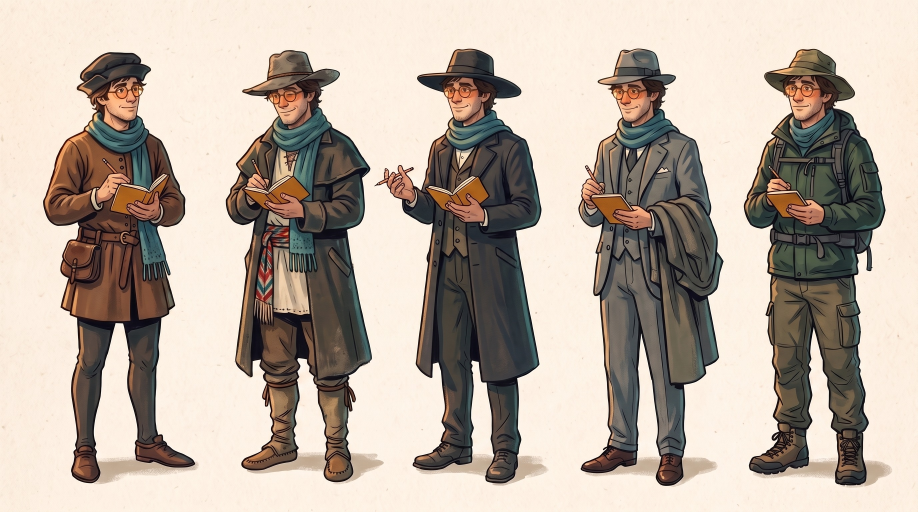
#> input picture channels/storybook-medical/refs/matt-eras.jpg, 2752 x 1536 px, given in place of rod-0.png, which was not available (shown at 1/3 size)
$ python looks_hc002s1.py ../../../refs/matt-eras.jpg
#> lines starting #> are read from the running program, lines starting #| are printed output that depends on the picture; after the words box and inside, x2 and y2 are one past the last pixel; in counts of white or black regions, pixels touching at a corner belong together
"""HC002-S1 shot 1 looks (user 2026-11-18): free, local, from the paid cut-outs (cutouts_hc002s1.py).
  iron-lit/   the bar with a SUNLIT top edge (light from the pale sky above) in two states: "rod" and "glint" (a star on
              the edge). Switching states on the bar's own keys makes the glint ride the bar exactly.
  gage-s1-sil/, hat-sil/   a TRUE silhouette against the bright smoke, with a warm rim light on the top and sides. The
              white shirt stays a shade lighter than the trousers, so his look (shirt, braces, hat) still reads.
  gage-s1-black/   (story-craft Rule 0b, user 2026-11-19) PURE black inside the warm rim: no face, no shirt shade, so the bar
              can burst out of the top of his head with nothing to see but a black shape, a flash and the bar.
  iron-thick/  the same lit bar 1.55x thicker (user 2026-11-19, scale): for the close-ups, shots 3 and 5.
    python channels/storybook-medical/editorial/episodes/HC002-phineas-gage/looks_hc002s1.py [--black-only | --iron-thick]
"""
import json
import shutil
from pathlib import Path

import numpy as np
from PIL import Image, ImageDraw, ImageFilter

S = Path(__file__).resolve().parents[5] / "projects/hc002-s1/assets/images/sprites"


def shifted(a: np.ndarray, dy: int, dx: int = 0) -> np.ndarray:
    """a moved by (dy, dx), zeros where it comes in from outside."""
    out = np.zeros_like(a)
    h, w = a.shape
    ys, yd = (slice(0, h - dy), slice(dy, h)) if dy >= 0 else (slice(-dy, h), slice(0, h + dy))
    xs, xd = (slice(0, w - dx), slice(dx, w)) if dx >= 0 else (slice(-dx, w), slice(0, w + dx))
    out[yd, xd] = a[ys, xs]
    return out


def rim(alpha: np.ndarray, top: int, side: int) -> np.ndarray:
    """0..1 band just inside the edge that faces the light: the top edge (pixels whose neighbour `top` px above is
    transparent) at full strength, the left/right edges at half."""
    a = alpha / 255.0
    band = np.clip(a - shifted(a, top), 0, 1)
    sides = np.clip(a - shifted(a, 0, side), 0, 1) + np.clip(a - shifted(a, 0, -side), 0, 1)
    return np.clip(band + 0.5 * sides, 0, 1)


def copy_meta(src: Path, dst: Path, frames: dict, canvas=None):
    m = json.load(open(src / "sprites.json"))
    m["source"] = f"{m['source']} + looks_hc002s1.py"
    m["frames"] = frames
    if canvas:
        m["canvas"] = canvas
    json.dump(m, open(dst / "sprites.json", "w"), indent=1)


def silhouette(name: str, out: str, flat: bool = False):
    src, dst = S / name, S / out
    shutil.rmtree(dst, ignore_errors=True)
    dst.mkdir(parents=True)
    m = json.load(open(src / "sprites.json"))
    for files in m["frames"].values():
        for f in files:
            a = np.array(Image.open(src / f).convert("RGBA")).astype(np.float32)
            lum = (0.3 * a[..., 0] + 0.59 * a[..., 1] + 0.11 * a[..., 2]) / 255
            l2 = lum ** 2                                   # mid-tones (the face) go dark, the white shirt stays a shade up
            dark = np.stack([8 + 24 * l2, 9 + 26 * l2, 13 + 29 * l2], axis=-1)        # shirt ~29, face ~18, trousers ~9: no features
            if flat:                                        # Rule 0b: one black shape, nothing inside it
                dark = np.broadcast_to(np.array([8, 9, 12], np.float32), dark.shape)
                # user 2026-11-19 (v3 approved with this fix): at the x2.8 zoom the keyed edge + the bright rim showed as a
                # jagged light outline. Choke the matte ~3 px and smooth it (erode -> blur -> smoothstep = a clean
                # anti-aliased curve), keep the black flat to the very edge, and only a SOFT warm rim on the blast side
                # (the hole is beyond him, up-left in the frame): the black meets the dust cleanly.
                al = Image.fromarray(a[..., 3].astype(np.uint8)).filter(ImageFilter.MinFilter(5)).filter(ImageFilter.GaussianBlur(1.6))
                s_ = np.clip((np.array(al, np.float32) / 255 - 0.45) / 0.2, 0, 1)
                al = s_ * s_ * (3 - 2 * s_)
                band = np.clip(al - shifted(al, 6, 5), 0, 1) * al                # edges facing up-left only
                band = np.array(Image.fromarray((band * 255).astype(np.uint8)).filter(ImageFilter.GaussianBlur(2.5)), np.float32) / 255
                warm = np.array([226, 186, 136], np.float32)
                rgb = dark * (1 - 0.35 * band[..., None]) + warm * 0.35 * band[..., None]
                Image.fromarray(np.dstack([rgb, al * 255]).clip(0, 255).astype(np.uint8), "RGBA").save(dst / f)
                continue
            r = rim(a[..., 3], 7, 4)
            r = np.array(Image.fromarray((r * 255).astype(np.uint8)).filter(ImageFilter.GaussianBlur(1.2))) / 255
            warm = np.array([250, 230, 190], np.float32)
            rgb = dark * (1 - 0.95 * r[..., None]) + warm * 0.95 * r[..., None]
            Image.fromarray(np.dstack([rgb, a[..., 3]]).clip(0, 255).astype(np.uint8), "RGBA").save(dst / f)
    copy_meta(src, dst, m["frames"])
    print(out, "ok")


def lit_iron(thick: float = 1.0, out: str = "iron-lit"):
    """thick: the rod's thickness x this (its length unchanged), BEFORE the light and the glint, so the star keeps its
    shape. iron-thick (x1.55, user 2026-11-19): in the close-ups (shots 3, 5) the bar must be ~2 finger-widths (1 1/4 in),
    it read thinner than a finger."""
#> called with thick = 1, out = 'iron-lit'
    src, dst = S / "iron", S / out
    shutil.rmtree(dst, ignore_errors=True)
    dst.mkdir(parents=True)
    im0 = Image.open(src / "rod-0.png").convert("RGBA")
    if thick != 1.0:
        im0 = im0.resize((im0.width, round(im0.height * thick)), Image.LANCZOS)
    rod = np.array(im0).astype(np.float32)
    PAD = 90                                               # room above / below for the glint's rays (anchor stays centred)
    rod = np.pad(rod, ((PAD, PAD), (0, 0), (0, 0)))
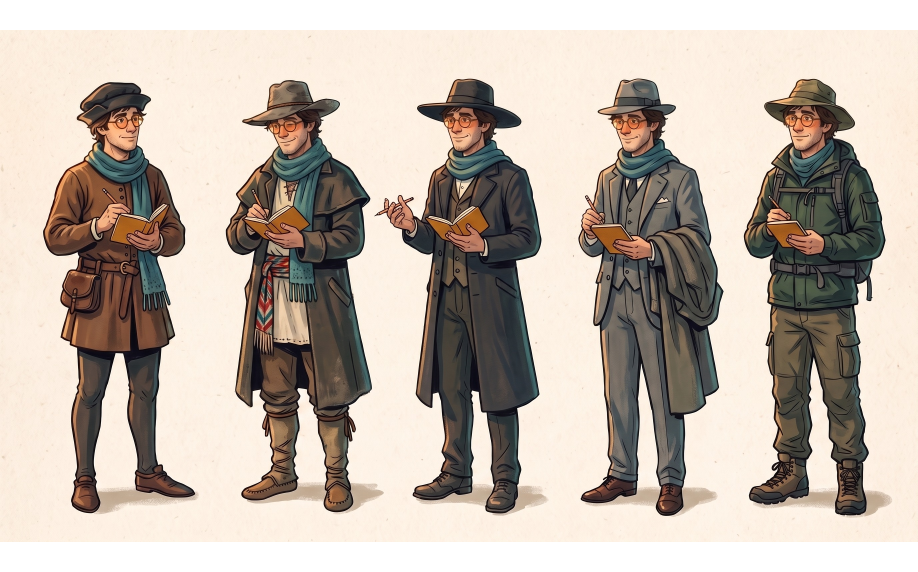
#> rod: shape (1716, 2752, 4) float32 (shown at 1/3 size); mean R, G, B, A 167.3, 157.9, 146.3, 229.1; transparent parts drawn white
    r = rim(rod[..., 3], 7, 0)
#> in rim, `a = alpha / 255.0`:
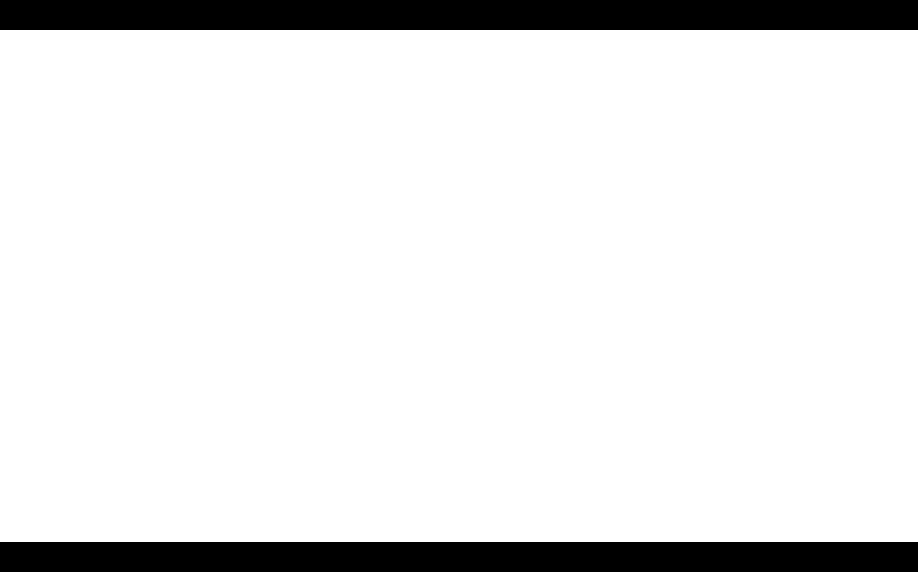
#> a: shape (1716, 2752) float32 (shown at 1/3 size); values 0 (black) and 1 (white), 89.5% white; 2 black regions, box (x1, y1, x2, y2) and area: (0, 0, 2752, 90) 247680, (0, 1626, 2752, 1716) 247680
#> in shifted, `out[yd, xd] = a[ys, xs]`:
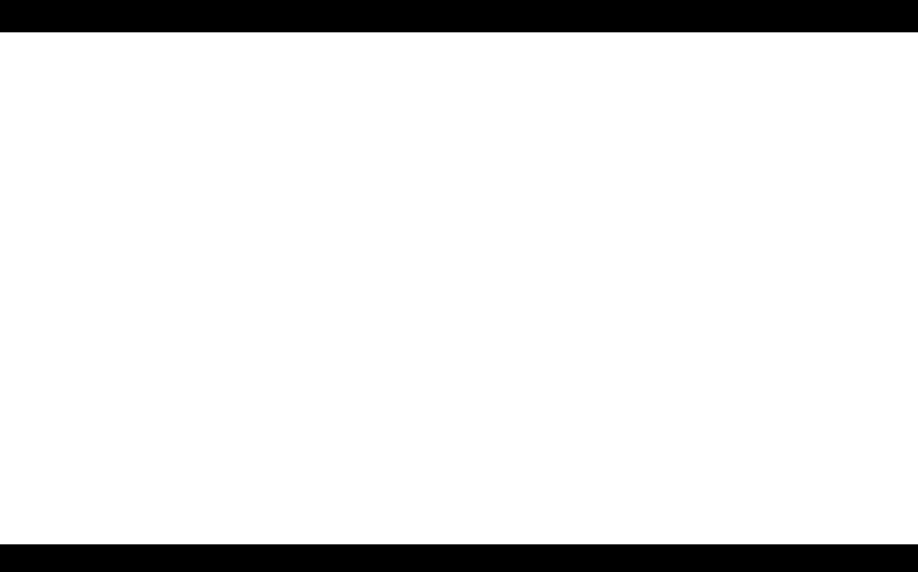
#> out: shape (1716, 2752) float32 (shown at 1/3 size); values 0 (black) and 1 (white), 89.5% white; 2 black regions, box (x1, y1, x2, y2) and area: (0, 0, 2752, 97) 266944, (0, 1633, 2752, 1716) 228416
#> in rim, `band = np.clip(a - shifted(a, top), 0, 1)`:
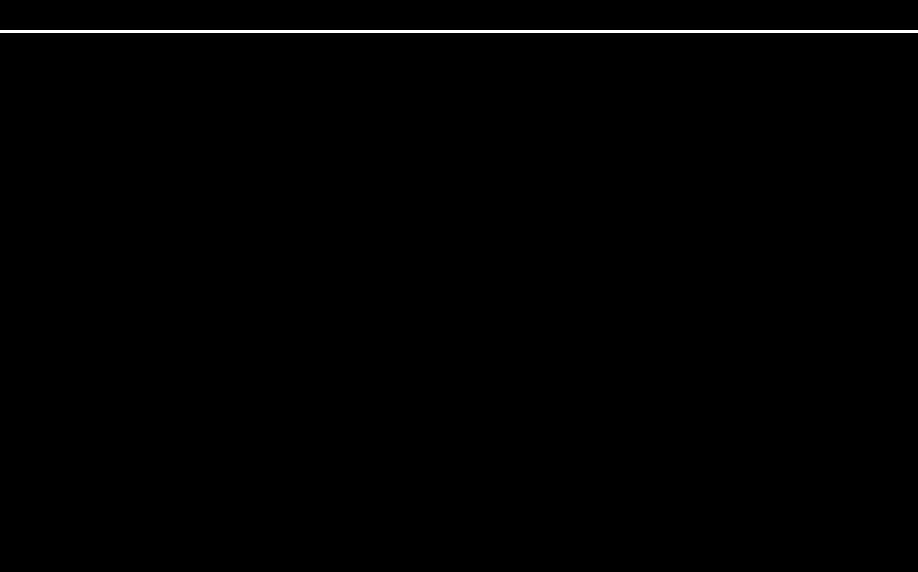
#> band: shape (1716, 2752) float32 (shown at 1/3 size); values 0 (black) and 1 (white), 0.41% white; 1 white region, box (x1, y1, x2, y2) and area: (0, 90, 2752, 97) 19264
#> in shifted (call 3), `out = np.zeros_like(a)`: out: shape (1716, 2752) float32; every value is 0
    r = np.array(Image.fromarray((r * 255).astype(np.uint8)).filter(ImageFilter.GaussianBlur(1.5))) / 255
    sun = np.array([255, 238, 196], np.float32)
    rgb = rod[..., :3] * (1 - 0.9 * r[..., None]) + sun * 0.9 * r[..., None]
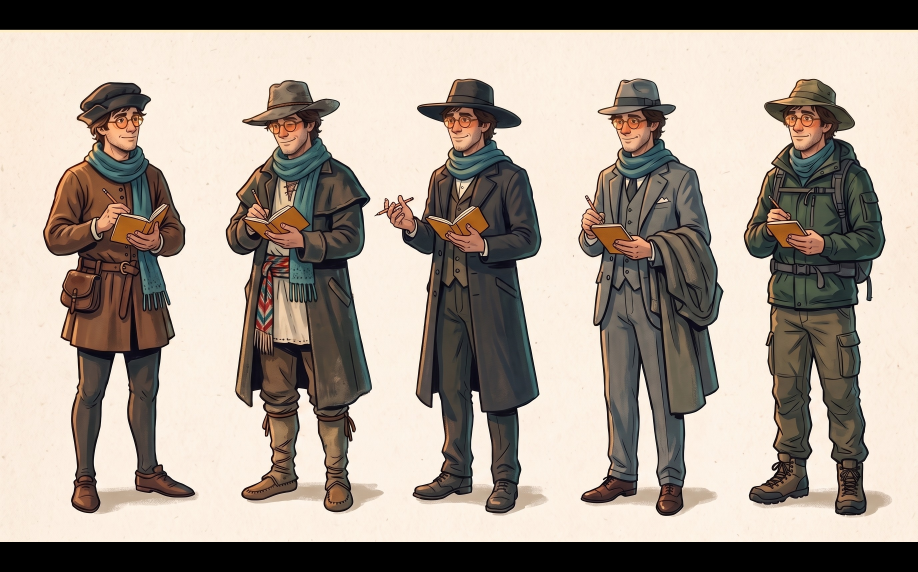
#> rgb: shape (1716, 2752, 3) float64 (shown at 1/3 size); mean R, G, B 166.5, 155.1, 144.4; drawn with min black and max white
    lit = Image.fromarray(np.dstack([rgb, rod[..., 3]]).clip(0, 255).astype(np.uint8), "RGBA")
    lit.save(dst / "rod-0.png")
    # the glint: a four-point star with a soft glow on the lit edge, 68 % along the bar (toward the point)
    a = rod[..., 3]
    cols = np.nonzero(a.max(axis=0) > 128)[0]
#> cols = 2752 values from 0 to 2751
    gx = int(cols.min() + 0.68 * (cols.max() - cols.min()))
#> gx = 1870
    gy = int(np.nonzero(a[:, gx] > 128)[0].min()) + 3
#> gy = 93
    star = Image.new("RGBA", lit.size, (0, 0, 0, 0))
    d = ImageDraw.Draw(star)
    for rad, alpha in ((46, 70), (30, 120), (16, 200)):
        d.ellipse([gx - rad, gy - rad, gx + rad, gy + rad], fill=(255, 240, 200, alpha))
    star = star.filter(ImageFilter.GaussianBlur(10))
    d = ImageDraw.Draw(star)
    L, w = 88, 7
    d.polygon([(gx, gy - L), (gx + w, gy), (gx, gy + L), (gx - w, gy)], fill=(255, 253, 245, 255))
    d.polygon([(gx - L * 1.5, gy), (gx, gy - w), (gx + L * 1.5, gy), (gx, gy + w)], fill=(255, 253, 245, 255))
    g = lit.copy()
    g.alpha_composite(star)
    g.save(dst / "glint-0.png")
    copy_meta(src, dst, {"rod": ["rod-0.png"], "glint": ["glint-0.png"]}, [lit.width, lit.height])
    print(out, "ok", lit.size, "glint at", gx, gy)


if __name__ == "__main__":
    import sys
    if "--iron-thick" in sys.argv:
        lit_iron(1.55, "iron-thick")
        raise SystemExit
    if "--black-only" in sys.argv:
        silhouette("gage-s1", "gage-s1-black", flat=True)
        silhouette("hat", "hat-black", flat=True)
        raise SystemExit
#> (the run stopped early here; a loop or call above may not have finished)
